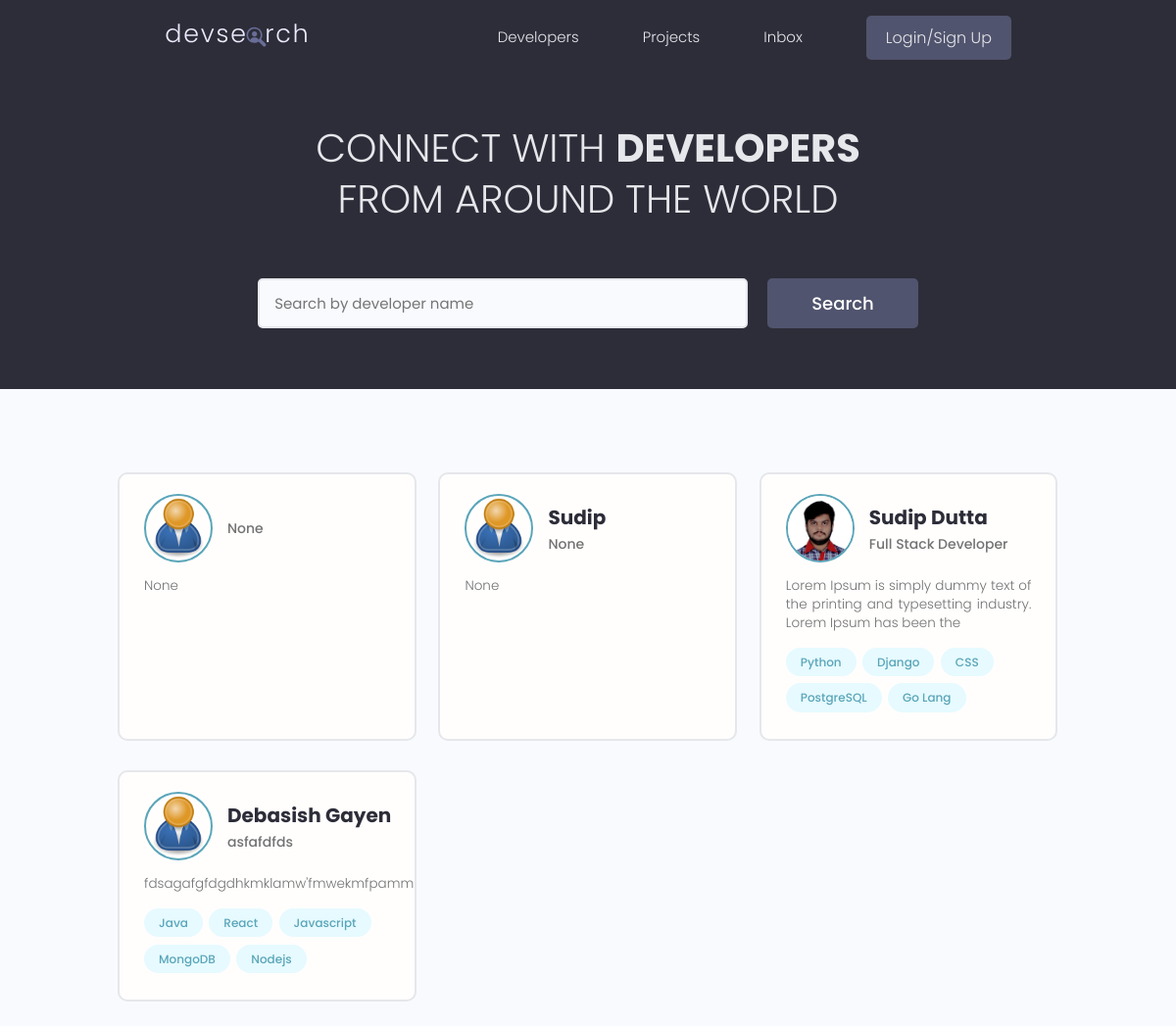
/, run on an earlier commit of the app's database.
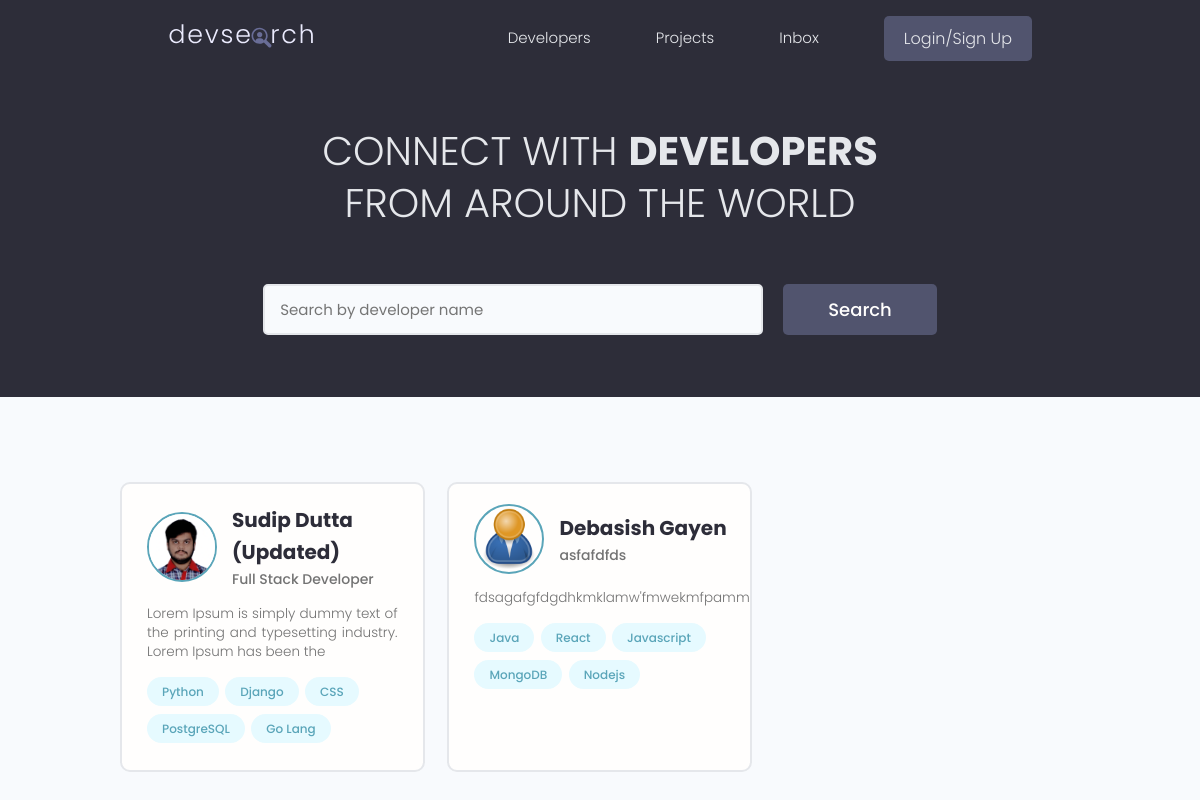
And on a later commit of the database.
### users/models.py (models this page shows, shortened)
class Profile(models.Model):
    user = models.OneToOneField(User , on_delete=models.CASCADE , null=True , blank=True)
    name = models.CharField(max_length=200 , blank=True ,null=True)
    username = models.CharField(max_length=200 , blank=True ,null=True)
    email = models.EmailField(max_length=500 , blank=True ,null=True)
    location = models.CharField(max_length=200 , blank=True ,null=True)
    short_intro = models.CharField(max_length=200 , blank=True ,null=True)
    bio = models.TextField(blank=True ,null=True)
    profile_image = models.ImageField(null=True, blank=True, upload_to='profiles/', default="profiles/user-default_YS9Vr6e.png")
    social_github = models.CharField(max_length=200 , blank=True ,null=True)
    social_twitter = models.CharField(max_length=200 , blank=True ,null=True)
    social_linkdin = models.CharField(max_length=200 , blank=True ,null=True)
    social_youtube = models.CharField(max_length=200 , blank=True ,null=True)
    social_instagram = models.CharField(max_length=200 , blank=True ,null=True)
    social_website = models.CharField(max_length=200 , blank=True ,null=True)
    created = models.DateTimeField(auto_now_add=True)
    id = models.UUIDField(default=uuid.uuid4, unique=True, primary_key=True, editable=False)

class Skill(models.Model):
    owner = models.ForeignKey(Profile, on_delete=models.CASCADE, null=True, blank=True)
    name = models.CharField(max_length=200, blank=True , null=True)
    description = models.TextField(null=True , blank=True)
    created = models.DateTimeField(auto_now_add=True)
    id = models.UUIDField(default=uuid.uuid4,unique=True,primary_key=True,editable=True)
    def __str__(self):
        return str(self.name)

### users/views.py (the view)
# urls.py: path('' , views.profiles , name='profiles'),
def profiles(request):
    profiles, search_query = searchProfiles(request)
    context = {'profiles' : profiles}
    return render(request , 'users/profiles.html' , context)

### users/utils.py (called while the page is built)
def  searchProfiles(request):
    search_query = ''
    if request.GET.get('search_query'):
        search_query = request.GET.get('search_query')
    skills = Skill.objects.filter(name__icontains=search_query)
    profiles = Profile.objects.distinct().filter(
                                      Q(name__icontains=search_query) |
                                      Q(short_intro__icontains=search_query)|
                                      Q(skill__in=skills)
                                      )
    return profiles,search_query

### users/templates/users/profiles.html (shortened to what this page needs)
{% extends 'main.html' %} {% block content %}
<main class="home">
  <section class="hero-section text-center">
    <div class="container container--narrow">
      <div class="hero-section__box">
        <h2>CONNECT WITH <span>DEVELOPERS</span></h2>
        <h2>FROM AROUND THE WORLD</h2>
      </div>
      <div class="hero-section__search">
        <form class="form" action="{% url 'profiles' %}" method="GET">
          <div class="form__field">
            <input
              class="input input--text"
              id="formInput#search"
              type="text"
              name="search_query"
              value="{{search_query}}"
              placeholder="Search by developer name"
            />
          </div>
          <input class="btn btn--sub btn--lg" type="submit" value="Search" />
        </form>
      </div>
    </div>
  </section>
  <section class="devlist">
    <div class="container">
      <div class="grid grid--three">
        {% for profile in profiles %}
        <div class="column card">
          <div class="dev">
            <a href="{% url 'user-profile' profile.id %}" class="card__body">
              <div class="dev__profile">
                <img class="avatar avatar--md" src="{{ profile.profile_image.url }}" alt="image" />
                <div class="dev__meta">
                  <h3>{{profile.name}}</h3>
                  <h5>{{profile.short_intro|slice:"60"}}</h5>
                </div>
              </div>
              <p class="dev__info">{{profile.bio|slice:"100"}}</p>
              <div class="dev__skills">
                {% for skill in profile.skill_set.all %}
                <span class="tag tag--pill tag--main">
                  <small>{{skill}}</small>
                </span>
                {% endfor %}
              </div>
            </a>
          </div>
        </div>
        {% endfor %}
      </div>
    </div>
  </section>
</main>
{% endblock content %}

### templates/main.html (shortened to what this page needs)
<!DOCTYPE html>
{% load static %}
<html lang="en">
  <head>
    <link rel="stylesheet" href="https://cdn.iconmonstr.com/1.3.0/css/iconmonstr-iconic-font.min.css" />
    <link rel="stylesheet" href="{% static 'uikit/styles/uikit.css' %}" />
    <link rel="stylesheet" href="{% static 'styles/app.css' %}" />
  </head>
  <body>
    {% include 'navbar.html'%}
    {% block content%} {%endblock content%}
  </body>
</html>

### templates/navbar.html (shortened to what this page needs)
{% load static %}
<header class="header">
  <div class="container container--narrow">
    <a href="{% url 'profiles' %}" class="header__logo">
      <img src="{% static 'images/logo.svg' %}" alt="DevSearch Logo" />
    </a>
    <nav class="header__nav">
      <ul class="header__menu">
        <li class="header__menuItem"><a href="{% url 'profiles' %}">Developers</a></li>
        <li class="header__menuItem"><a href="{% url 'projects' %}">Projects</a></li>
        <li class="header__menuItem"><a href="">Inbox</a></li>
        {% if request.user.is_authenticated %}
        <li class="header__menuItem"><a href="{% url 'account' %}">Account</a></li>
        <li class="header__menuItem"><a href="{% url 'logout' %}" class="btn btn--sub">Logout</a></li>
        {% else %}
        <li class="header__menuItem"><a href="{% url 'login' %}" class="btn btn--sub">Login/Sign Up</a></li>
        {% endif %}
      </ul>
    </nav>
  </div>
</header>

### static/styles/app.css (style rules this page uses)
:root { --color-sub: #2d2d39; }
.btn--sub { background-color: var(--color-sub-light); }
.card { border: 2px solid var(--color-light); }
img { width: 100%; }
.header { position: sticky; z-index: 111; background-color: var(--color-sub); padding: 1.5rem 0; }
.header > .container { display: flex; justify-content: space-between; align-items: center; }
.header__logo > img { height: 3.8rem; }
.header__nav > ul { display: inline-flex; align-items: center; list-style: none; gap: 6.5rem; }
.header__menuItem > a { color: var(--color-light); font-weight: 300; }
.hero-section { height: 40vh; display: flex; align-items: center; background-color: var(--color-sub); }
.hero-section__box { margin-bottom: 4rem; }
.hero-section__box > h2, .hero-section__box > h2 > span { font-size: 4rem; color: var(--color-light); line-height: 1.3; text-transform: uppercase; }
.hero-section__box > h2 { font-weight: 300; }
.hero-section__box > h2 > span { font-weight: 700; }
.hero-section__search > .form { display: flex; align-items: center; justify-content: center; gap: 2rem; }
.hero-section__search > .form input.input--text { width: 50rem; }
.devlist { margin-top: 8rem; }
.devlist .grid { align-items: stretch; }
.devlist .dev .dev__profile { display: flex; align-items: center; gap: 1.5rem; }
.devlist .dev .dev__meta h3 { color: var(--color-sub); font-size: 2rem; font-weight: 700; }
.devlist .dev .dev__meta h5 { color: var(--color-text); font-size: 1.4rem; font-weight: 500; }
.devlist .dev .dev__info { margin: 1.5rem 0; font-size: 1.35rem; line-height: 1.4; text-align: justify; }

### static/uikit/styles/modules/_variables.css (style rules this page uses)
:root { --color-main: #5aa5b9; --color-main-light: #e6faff; --color-sub: #3f4156; --color-sub-light: #51546e; --color-sub-lighter: #ededfd; --color-text: #737373; --color-gray: #8b8b8b; --color-light: #e5e7eb; --color-light-gray: #767676; --color-bg: #f8fafd; --color-white: #fffefd; --color-white-light: #f3f3f3; --color-success: #359e64; --color-success-bg: #def8e8; --color-error: #fc4b0b; --color-error-bg: #fff2ee; --font-base: 'Poppins', arial, helvetica, 'Segoe UI', roboto, ubuntu, sans-serif; --font-monospace: 'Fira Code', 'Courier New', courier, monospace; --font-regular: 300; --font-medium: 500; --font-bold: 700; --generic-shadow: 1px 1px 5px #00000010; --generic-transition: all 0.3s ease-in-out; }

### static/uikit/styles/modules/_base.css (style rules this page uses)
* { margin: 0; padding: 0; box-sizing: border-box; text-rendering: optimizeLegibility; color: inherit; font-size: inherit; }
html { font-size: 50%; }
@media only screen and (min-width: 480px) { html { font-size: 56.25%; } }
@media only screen and (min-width: 1200px) { html { font-size: 62.5%; } }
body { line-height: 1.6; font-weight: 400; font-size: 1.5rem; color: var(--color-text); background-color: var(--color-bg); min-height: 100vh; }

### static/uikit/styles/modules/_typography.css (style rules this page uses)
* { font-family: var(--font-base); }
h2 { font-size: 3.6rem; font-weight: var(--font-bold); }
h3 { font-size: 3.2rem; font-weight: var(--font-medium); }
h5 { font-size: 2.4rem; font-weight: var(--font-medium); }
h5, h6 { font-weight: var(--font-regular); }
p, span, strong { font-size: 1.6rem; color: var(--color-text); font-weight: var(--font-regular); }
a { padding-bottom: 2px; text-decoration: none; display: inline-block; color: var(--color-main); font-weight: var(--font-medium); }

### static/uikit/styles/modules/_utilities.css (style rules this page uses)
.container { width: 92%; max-width: 165rem; margin: 0 auto; box-sizing: border-box; }
.container--narrow { width: 92%; max-width: 120rem; }
@media screen and (min-width: 1000px) { .container { width: 90%; } }
@media screen and (min-width: 1000px) { .container--narrow { width: 85%; } }
@media screen and (min-width: 1200px) { .container { width: 80%; } }
@media screen and (min-width: 1200px) { .container--narrow { width: 72%; } }
.text-center { text-align: center; }

### static/uikit/styles/modules/_avatar.css (style rules this page uses)
.avatar { border-radius: 50%; border: 2px solid var(--color-main); object-fit: cover; }
.avatar--md { height: 7rem; width: 7rem; }

### static/uikit/styles/modules/_button.css (style rules this page uses)
.btn { display: inline-block; position: relative; cursor: pointer; background-color: var(--color-light); font-weight: var(--font-medium); color: var(--color-sub); text-decoration: none; padding: 1rem 2rem; border-radius: 0.5rem; border: none; width: -webkit-fit-content; width: -moz-fit-content; width: fit-content; height: -webkit-fit-content; height: -moz-fit-content; height: fit-content; font-size: 1.6rem; outline-width: 0; outline-color: transparent; -webkit-backface-visibility: hidden; backface-visibility: hidden; transition: all 0.3s ease-in-out; }
.btn--sub { background-color: var(--color-sub); color: var(--color-white); }
.btn--lg { font-size: 1.8rem; padding: 1.2rem 4.5rem; }

What changed in the data, as far as the page shows it:
removed Profile: profile_image (placeholder picture), short_intro "None", bio "None"
removed Profile: profile_image (placeholder picture), name "Sudip", short_intro "None", bio "None"
changed Profile "Full Stack Developer": name "Sudip Dutta" → "Sudip Dutta (Updated)"
